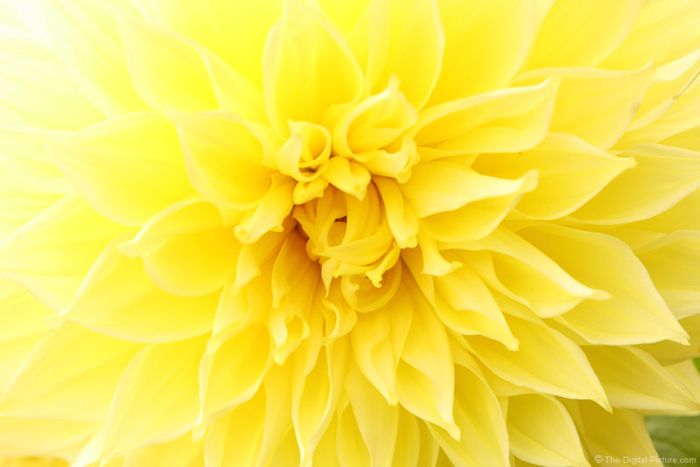
#> input picture images/fly.png, 700 x 467 px
$ python SwapModeRGB.py
#> lines starting #> are read from the running program, lines starting #| are printed output that depends on the picture
import matplotlib.pyplot as plt
import numpy as np

from PIL import Image


def getColorClusterKey(r, g, b):
    key = ''
    key += format(int(r / 16), 'x')
    key += format(int(g / 16), 'x')
    key += format(int(b / 16), 'x')
    return key


def colorHit(colorClusterKey, imgClusterDict):
    if colorClusterKey in imgClusterDict:
        imgClusterDict[colorClusterKey] += 1
    else:
        imgClusterDict[colorClusterKey] = 1


def plotBarX(label, value):
    # this is for plotting purpose
    index = np.arange(len(label))
    plt.figure(figsize=(20, 5))  # width:20, height:3
    barslist = plt.bar(index, value, align='edge', width=0.3)
    plt.xlabel('Cluster key', fontsize=5)
    plt.ylabel('Hit Cluster', fontsize=5)
    plt.tick_params(
        axis='x',  # changes apply to the x-axis
        which='both',  # both major and minor ticks are affected
        bottom=False,  # ticks along the bottom edge are off
        top=False,  # ticks along the top edge are off
        labelbottom=False)  # labels along the bottom edge are off
    plt.title('Image color cluster hit')
    for i in range(len(barslist)):
        barslist[i].set_color(clusterToRGB(label[i]))
    plt.show()


def clusterToRGB(color):
    rgb = '#'
    for i in color:
        rgb += i + '7'
    return rgb


def keyToRGB(color):
    r = int(color[0], 16)*16
    g = int(color[1], 16)*16
    b = int(color[2], 16)*16
    return tuple((r, g, b))


firstImg = Image.open("../images/fly.png")
#> firstImg is the input picture: PIL image 700x467 RGB; mean R, G, B 246.4, 227, 78.4
firstImgDict = {}

for pixel in firstImg.getdata():
    colorHit(colorClusterKey=getColorClusterKey(pixel[0], pixel[1], pixel[2]),
             imgClusterDict=firstImgDict)
#> this loop made 326900 passes
#> (pixel, key in getColorClusterKey) on passes 1 to 3: ((252, 255, 228), 'ffe'), ((252, 255, 228), 'ffe'), ((252, 255, 228), 'ffe')

secondImg = Image.open("../images/flr.png")
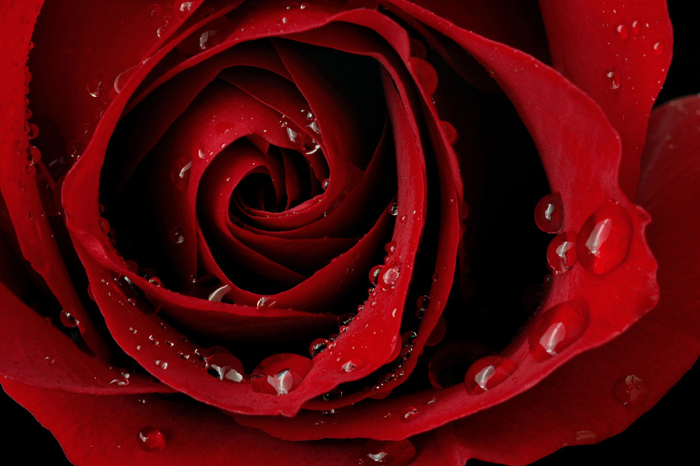
#> input picture images/flr.png, 700 x 466 px
#> secondImg is the input picture: PIL image 700x466 RGB; mean R, G, B 81.3, 5.4, 8
secondImgDict = {}

for pixel in secondImg.getdata():
    colorHit(colorClusterKey=getColorClusterKey(pixel[0], pixel[1], pixel[2]),
             imgClusterDict=secondImgDict)
#> this loop made 326200 passes
#> (pixel, key in getColorClusterKey) on passes 1 to 3: ((147, 4, 10), '900'), ((148, 3, 8), '900'), ((149, 3, 6), '900')

firstImgColorSorted = sorted(firstImgDict.items(), key=lambda kv: kv[1], reverse=True)
firstImgDict = {}
for i in range(len(firstImgColorSorted)):
    firstImgDict[firstImgColorSorted[i][0]] = firstImgColorSorted[i][1]

secondImgColorSorted = sorted(secondImgDict.items(), key=lambda kv: kv[1], reverse=True)
secondImgDict = {}
for i in range(len(secondImgColorSorted)):
    secondImgDict[secondImgColorSorted[i][0]] = secondImgColorSorted[i][1]

mapColors = {}
for i in range(len(firstImgColorSorted)):
    if i < len(secondImgColorSorted):
        mapColors[firstImgColorSorted[i][0]] = secondImgColorSorted[i][0]
    else:
        mapColors[firstImgColorSorted[i][0]] = firstImgColorSorted[i][0]

newImgData =[]
for pixel in firstImg.getdata():
    orgColorKey = getColorClusterKey(pixel[0], pixel[1], pixel[2])
    d = [pixel[0], pixel[1], pixel[2]]
    for i in range(len(d)):
        d[i] -= int(orgColorKey[i], 16) * 16
    mapColorKey = mapColors[orgColorKey]
    color = keyToRGB(mapColorKey)
    color = (color[0] + d[0], color[1] + d[1], color[2] + d[2])
    newImgData.append(color)
#> this loop made 326900 passes
#> pixel on passes 20 to 22: (252, 253, 239), (252, 253, 237), (253, 253, 241)

newImg = Image.new('RGB', firstImg.size)
#> newImg: PIL image 700x467 RGB; every value is 0
newImg.putdata(newImgData)
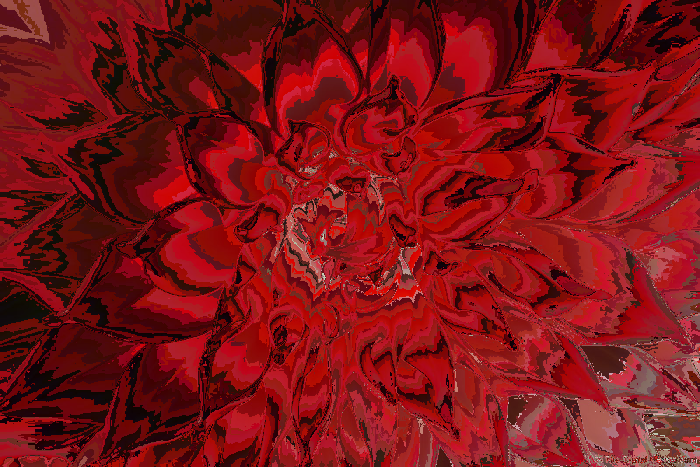
#> newImg: PIL image 700x467 RGB; mean R, G, B 125, 19, 21.8
newImg.show()
newImg.save('../images/result_rgb.png')

# plotBarX(list(firstImgDict.keys()), list(firstImgDict.values()))
# plotBarX(list(secondImgDict.keys()), list(secondImgDict.values()))
